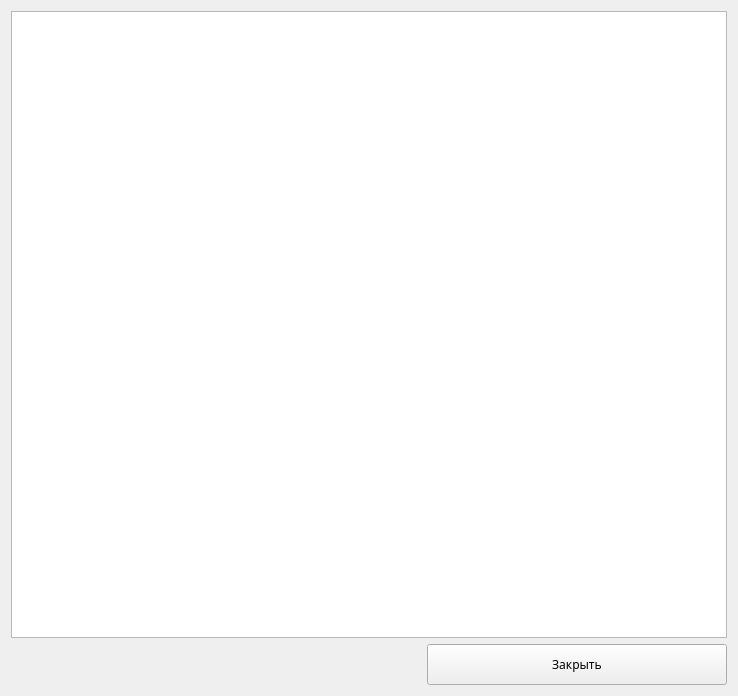
<?xml version="1.0" encoding="UTF-8"?>
<ui version="4.0">
 <class>Form1</class>
 <widget class="QWidget" name="Form1">
  <property name="geometry">
   <rect>
    <x>0</x>
    <y>0</y>
    <width>738</width>
    <height>696</height>
   </rect>
  </property>
  <property name="windowTitle">
   <string>Form</string>
  </property>
  <layout class="QVBoxLayout" name="verticalLayout_2">
   <item>
    <layout class="QVBoxLayout" name="verticalLayout">
     <item>
      <widget class="QTextEdit" name="textEdit">
       <property name="enabled">
        <bool>true</bool>
       </property>
       <property name="font">
        <font>
         <family>Century Gothic</family>
         <pointsize>9</pointsize>
        </font>
       </property>
       <property name="mouseTracking">
        <bool>false</bool>
       </property>
       <property name="focusPolicy">
        <enum>Qt::NoFocus</enum>
       </property>
      </widget>
     </item>
     <item>
      <layout class="QHBoxLayout" name="horizontalLayout">
       <item>
        <spacer name="horizontalSpacer">
         <property name="orientation">
          <enum>Qt::Horizontal</enum>
         </property>
         <property name="sizeHint" stdset="0">
          <size>
           <width>40</width>
           <height>20</height>
          </size>
         </property>
        </spacer>
       </item>
       <item>
        <widget class="QPushButton" name="btnClose">
         <property name="minimumSize">
          <size>
           <width>300</width>
           <height>41</height>
          </size>
         </property>
         <property name="font">
          <font>
           <family>Century Gothic</family>
           <pointsize>9</pointsize>
          </font>
         </property>
         <property name="text">
          <string>Закрыть</string>
         </property>
        </widget>
       </item>
      </layout>
     </item>
    </layout>
   </item>
  </layout>
 </widget>
 <resources/>
 <connections/>
</ui>
